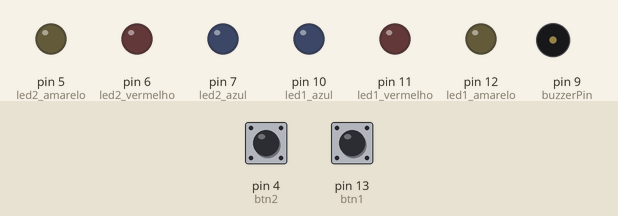
Recording of a sketch running on a simulated Arduino Uno, built with avr-gcc and run on an emulated ATmega328P. Parts: output pins drawn as LEDs (lit = HIGH), buzzer (waves = sounding). The test bench sets the inputs (shaded band); at power-on: pin 4 (btn2) LOW, pin 13 (btn1) LOW.

Above: at 1.2 s.
1.3 s: pin 4 (btn2) pulled HIGH for 0.15 s
At 2.5 s:
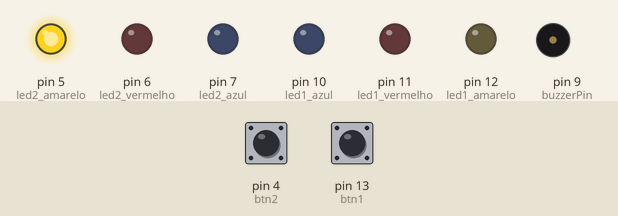
3.4 s: pin 13 (btn1) pulled HIGH for 0.15 s
At 5.2 s:
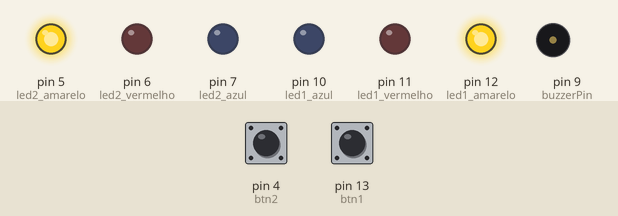
5.5 s: pin 4 (btn2) pulled HIGH for 1 s
At 8.2 s:
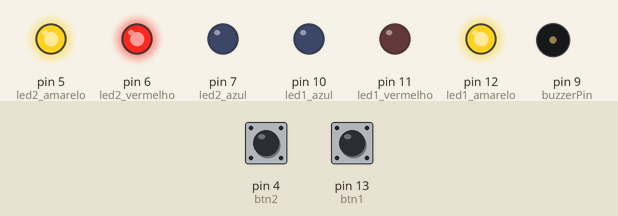
8.5 s: pin 13 (btn1) pulled HIGH for 1 s
At 10.4 s:
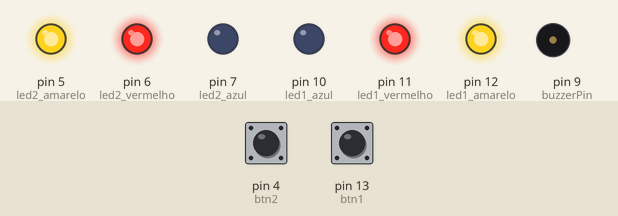
11.5 s: pin 4 (btn2) pulled HIGH for 0.15 s
At 14.2 s:
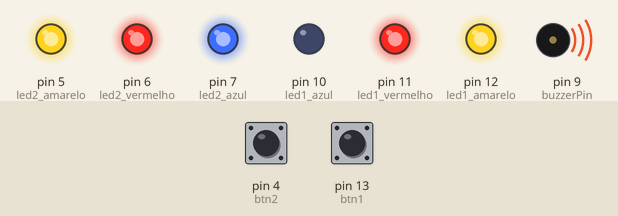
Timing chart, 0 to 15.6 s (numbered marks = the images above; inputs shaded):
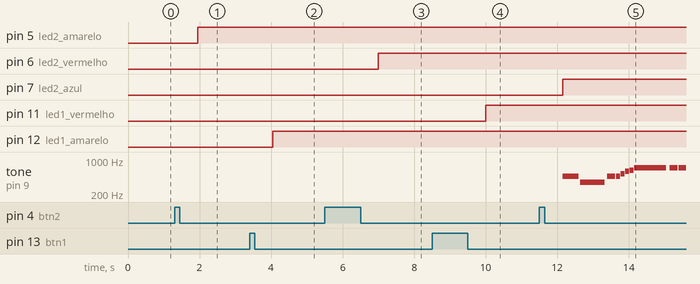

Measured:
- after the input at 1.3 s, pin 5 (led2_amarelo): LOW → HIGH after 0.65 s
- after the input at 3.4 s, pin 12 (led1_amarelo): LOW → HIGH after 0.65 s
- after the input at 5.5 s, pin 6 (led2_vermelho): LOW → HIGH after 1.5 s
- after the input at 8.5 s, pin 11 (led1_vermelho): LOW → HIGH after 1.5 s
- after the input at 11.5 s, pin 7 (led2_azul): LOW → HIGH after 0.65 s; tone on pin 9 (buzzerPin): plays 466 Hz for 0.45 s, 349 Hz for 0.68 s, 466 Hz for 0.23 s, 466 Hz for 0.11 s, 523 Hz for 0.11 s, 587 Hz for 0.11 s … (10 notes in this stretch), starting after 0.65 s

The sketch:

Matematicando.ino
```cpp
//NOTAS
#define NOTE_B0  31
#define NOTE_C1  33
#define NOTE_CS1 35
#define NOTE_D1  37
#define NOTE_DS1 39
#define NOTE_E1  41
#define NOTE_F1  44
#define NOTE_FS1 46
#define NOTE_G1  49
#define NOTE_GS1 52
#define NOTE_A1  55
#define NOTE_AS1 58
#define NOTE_B1  62
#define NOTE_C2  65
#define NOTE_CS2 69
#define NOTE_D2  73
#define NOTE_DS2 78
#define NOTE_E2  82
#define NOTE_F2  87
#define NOTE_FS2 93
#define NOTE_G2  98
#define NOTE_GS2 104
#define NOTE_A2  110
#define NOTE_AS2 117
#define NOTE_B2  123
#define NOTE_C3  131
#define NOTE_CS3 139
#define NOTE_D3  147
#define NOTE_DS3 156
#define NOTE_E3  165
#define NOTE_F3  175
#define NOTE_FS3 185
#define NOTE_G3  196
#define NOTE_GS3 208
#define NOTE_A3  220
#define NOTE_AS3 233
#define NOTE_B3  247
#define NOTE_C4  262
#define NOTE_CS4 277
#define NOTE_D4  294
#define NOTE_DS4 311
#define NOTE_E4  330
#define NOTE_F4  349
#define NOTE_FS4 370
#define NOTE_G4  392
#define NOTE_GS4 415
#define NOTE_A4  440
#define NOTE_AS4 466
#define NOTE_B4  494
#define NOTE_C5  523
#define NOTE_CS5 554
#define NOTE_D5  587
#define NOTE_DS5 622
#define NOTE_E5  659
#define NOTE_F5  698
#define NOTE_FS5 740
#define NOTE_G5  784
#define NOTE_GS5 831
#define NOTE_A5  880
#define NOTE_AS5 932
#define NOTE_B5  988
#define NOTE_C6  1047
#define NOTE_CS6 1109
#define NOTE_D6  1175
#define NOTE_DS6 1245
#define NOTE_E6  1319
#define NOTE_F6  1397
#define NOTE_FS6 1480
#define NOTE_G6  1568
#define NOTE_GS6 1661
#define NOTE_A6  1760
#define NOTE_AS6 1865
#define NOTE_B6  1976
#define NOTE_C7  2093
#define NOTE_CS7 2217
#define NOTE_D7  2349
#define NOTE_DS7 2489
#define NOTE_E7  2637
#define NOTE_F7  2794
#define NOTE_FS7 2960
#define NOTE_G7  3136
#define NOTE_GS7 3322
#define NOTE_A7  3520
#define NOTE_AS7 3729
#define NOTE_B7  3951
#define NOTE_C8  4186
#define NOTE_CS8 4435
#define NOTE_D8  4699
#define NOTE_DS8 4978
#define REST 0

int tempo=120;

int buzzerPin = 9;

int melody[] = {

  NOTE_AS4,4,  NOTE_F4,-4,  NOTE_AS4,8,  NOTE_AS4,16,  NOTE_C5,16, NOTE_D5,16, NOTE_DS5,16,//7
  NOTE_F5,2,  NOTE_F5,8,  NOTE_F5,8,  NOTE_F5,8,  NOTE_FS5,16, NOTE_GS5,16,
  NOTE_AS5,-2,  NOTE_AS5,8,  NOTE_AS5,8,  NOTE_GS5,8,  NOTE_FS5,16,
  NOTE_GS5,-8,  NOTE_FS5,16,  NOTE_F5,2,  NOTE_F5,4,
};

int notes=sizeof(melody)/sizeof(melody[0])/2;

int wholenote = (60000 * 4) / tempo;

int divider = 0, noteDuration = 0;

void playWinnerMusic() {
  for (int thisNote = 0; thisNote < notes * 2; thisNote = thisNote + 2) {
    divider = melody[thisNote + 1];
    if (divider > 0) {
      noteDuration = (wholenote) / divider;
    } else if (divider < 0) {
      noteDuration = (wholenote) / abs(divider);
      noteDuration *= 1.5; // increases the duration in half for dotted notes
    }
    tone(buzzerPin, melody[thisNote], noteDuration*0.9);
    delay(noteDuration);
    noTone(buzzerPin);
  }
      }

#define led1_azul  10
#define led1_vermelho  11
#define led1_amarelo  12
#define btn1  13

#define led2_azul  7
#define led2_vermelho 6
#define led2_amarelo  5
#define btn2  4

int btn1clicado=0;
int btn1liberado=0;
int btn2clicado=0;
int btn2liberado=0;

void ligaled1(){
  if(digitalRead(led1_amarelo)==HIGH){
     if(digitalRead(led1_vermelho)==HIGH){
        digitalWrite(led1_azul,HIGH);
    }else{
    digitalWrite(led1_vermelho,HIGH);
    }
 }else{
  digitalWrite(led1_amarelo,HIGH);
  }
}

void ligaled2(){
  if(digitalRead(led2_amarelo)==HIGH){
     if(digitalRead(led2_vermelho)==HIGH){
        digitalWrite(led2_azul,HIGH);
    }else{
    digitalWrite(led2_vermelho,HIGH);
    }
 }else{
  digitalWrite(led2_amarelo,HIGH);
  }
}

void keyup(){
  if((btn1clicado==1)and(btn1liberado==1)){
    btn1clicado=0;
    btn1liberado=0;
    delay(500);
    ligaled1();
}
  if((btn2clicado==1)and(btn2liberado==1)){
    btn2clicado=0;
    btn2liberado=0;
    delay(500);
    ligaled2();
}
}

void setup() {
  pinMode(led1_azul,OUTPUT);
  pinMode(led1_vermelho,OUTPUT);
  pinMode(led1_amarelo,OUTPUT);
  pinMode(btn1,INPUT);

  pinMode(led2_azul,OUTPUT);
  pinMode(led2_vermelho,OUTPUT);
  pinMode(led2_amarelo,OUTPUT);
  pinMode(btn2,INPUT);

  pinMode(buzzerPin, OUTPUT);

}
void loop() {
  if(digitalRead(btn1)==HIGH){
    btn1clicado=1;
    btn1liberado=0;
  }
  else{
    btn1liberado=1;
  }
   if(digitalRead(btn2)==HIGH){
    btn2clicado=1;
    btn2liberado=0;
  }
  else{
    btn2liberado=1;
  }
  keyup();

  if (((digitalRead(led1_azul)==HIGH) and (digitalRead(led1_vermelho)==HIGH) and (digitalRead(led1_amarelo)==HIGH))or ((digitalRead(led2_azul)==HIGH) and (digitalRead(led2_vermelho)==HIGH) and (digitalRead(led2_amarelo)==HIGH))){
     playWinnerMusic();
     digitalWrite(led1_azul,LOW);
     digitalWrite(led1_vermelho,LOW);
     digitalWrite(led1_amarelo,LOW);
     digitalWrite(led2_azul,LOW);
     digitalWrite(led2_vermelho,LOW);
     digitalWrite(led2_amarelo,LOW);
  }

}
```
